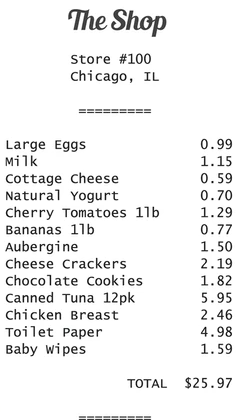
#> input picture temp.jpg, 244 x 420 px
$ python -i preprocess.py   (imports and definitions only)
#> lines starting #> are read from the running program, lines starting #| are printed output that depends on the picture; after the words box and inside, x2 and y2 are one past the last pixel; in counts of white or black regions, pixels touching at a corner belong together
import cv2
import numpy as np

def preprocess_image(image_path):
#> called with image_path = 'temp.jpg'
    img = cv2.imread(image_path)
#> img is the input picture: shape (420, 244, 3); mean B, G, R 240, 240, 240

    # Resize (important for OCR clarity)
    img = cv2.resize(img, None, fx=2, fy=2, interpolation=cv2.INTER_CUBIC)
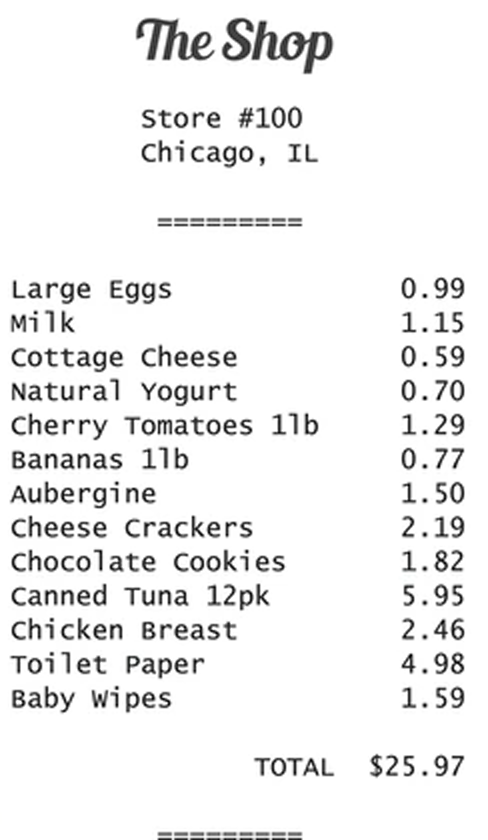
#> img: shape (840, 488, 3); mean B, G, R 239.6, 239.6, 239.6

    gray = cv2.cvtColor(img, cv2.COLOR_BGR2GRAY)

    # Noise reduction
    gray = cv2.bilateralFilter(gray, 9, 75, 75)
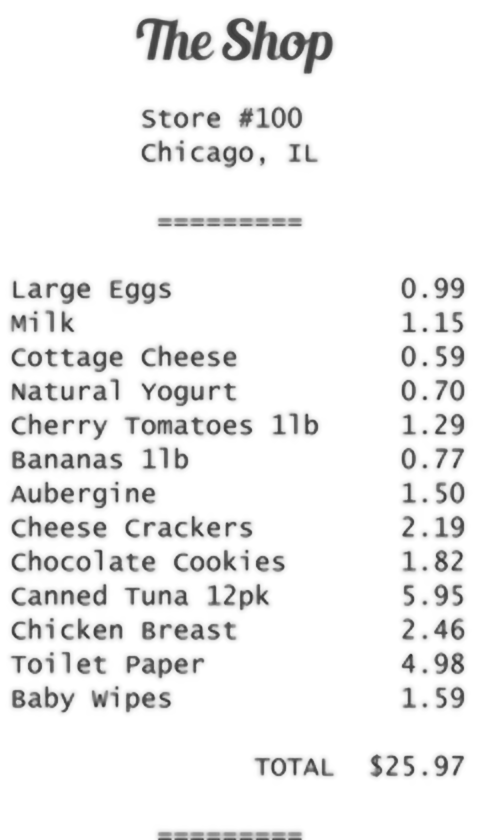
#> gray: shape (840, 488); min 48, max 255, mean 240.2

    # Sharpening
    kernel = np.array([[0, -1, 0],
                       [-1, 5,-1],
                       [0, -1, 0]])
    sharpen = cv2.filter2D(gray, -1, kernel)
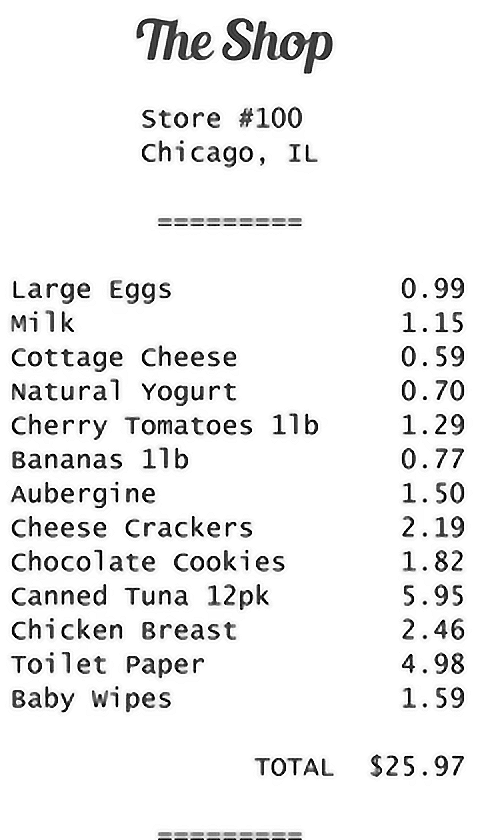
#> sharpen: shape (840, 488); min 0, max 255, mean 239.3

    # Threshold
    _, thresh = cv2.threshold(
        sharpen, 0, 255,
        cv2.THRESH_BINARY + cv2.THRESH_OTSU
    )
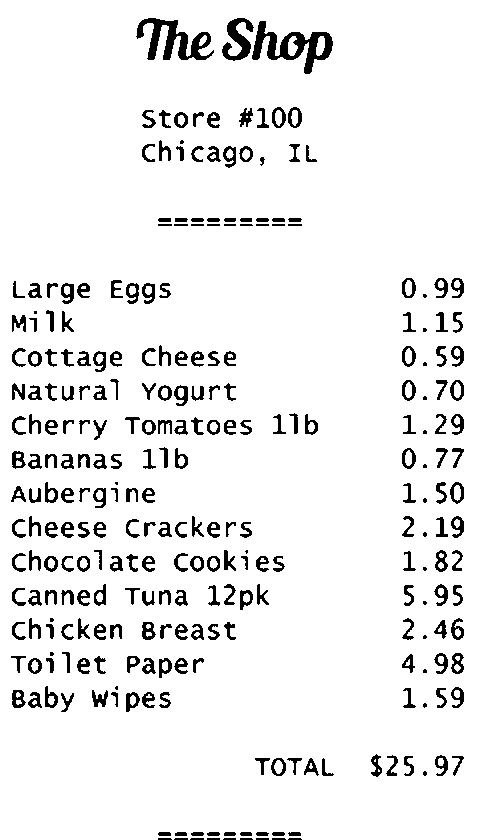
#> thresh: shape (840, 488); 93% white; 280 black regions (21 under 20 px), largest, box (x1, y1, x2, y2) and area: (252, 21, 333, 74) 1536, (136, 18, 214, 60) 1376, (222, 18, 254, 61) 653

    return thresh

>>> result = preprocess_image('temp.jpg')
